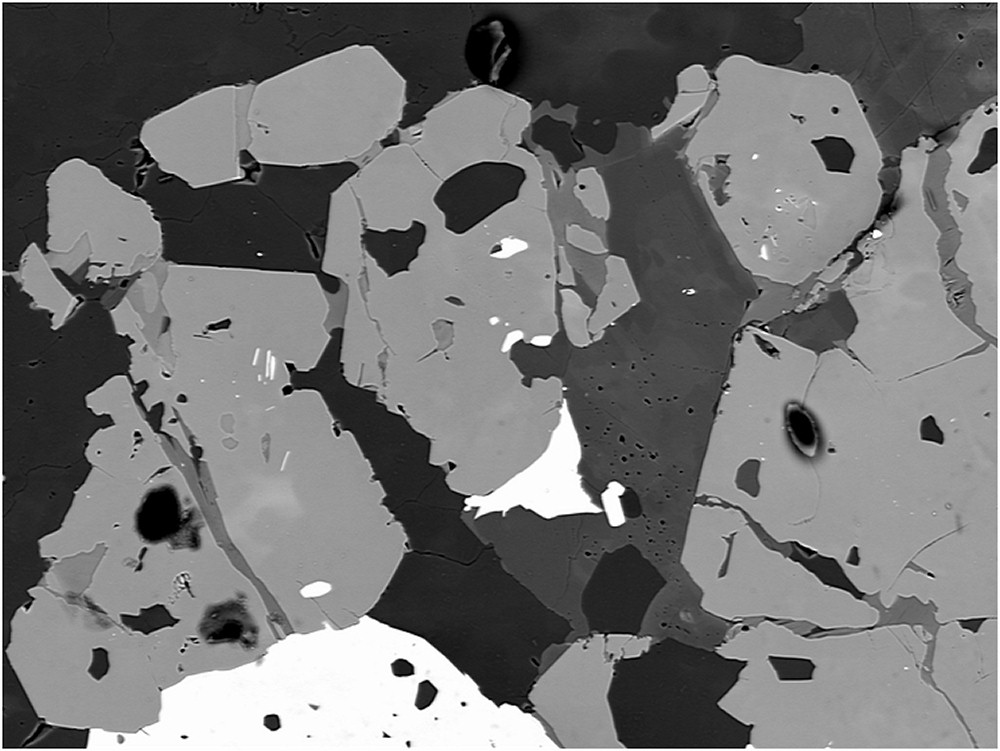
#> input picture Images/BSE_Image.jpg, 1000 x 751 px, found by its file name
$ jupyter execute Edge_Filters.ipynb
#> lines starting #> are read from the running program, lines starting #| are printed output that depends on the picture; after the words box and inside, x2 and y2 are one past the last pixel; in counts of white or black regions, pixels touching at a corner belong together
<a href="https://colab.research.google.com/github/Manan1811/Image-Operations-Edge-Filters/blob/master/Edge_Filters.ipynb" target="_parent"></a>

[cell 1]
from google.colab import drive
drive.mount('/content/drive')

[cell 2]
from skimage import io, filters, feature
import matplotlib.pyplot as plt
from skimage.color import rgb2gray
import cv2
import numpy as np


img = cv2.imread('/content/drive/My Drive/BSE_Image.jpg', 0)
#> img is the input picture: shape (751, 1000); min 0, max 255, mean 115.2

#Edge detection
from skimage.filters import roberts, sobel, scharr, prewitt, farid
roberts_img = roberts(img)
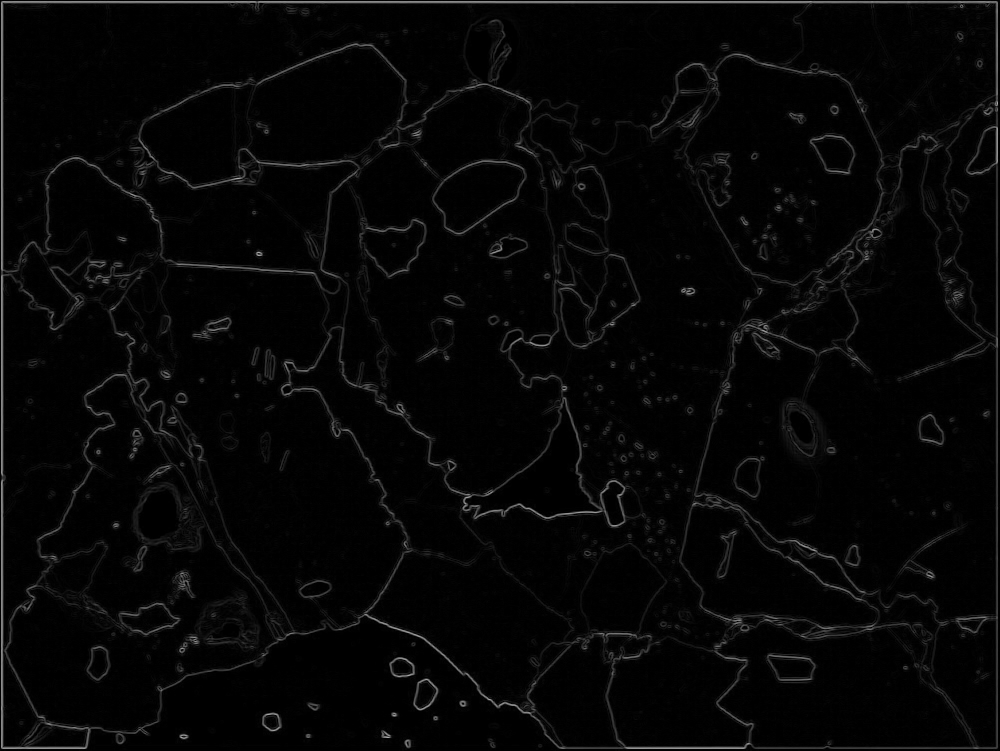
#> roberts_img: shape (751, 1000) float64; min 0, max 0.682, mean 0.0264
sobel_img = sobel(img)
scharr_img = scharr(img)
prewitt_img = prewitt(img)
farid_img = farid(img)
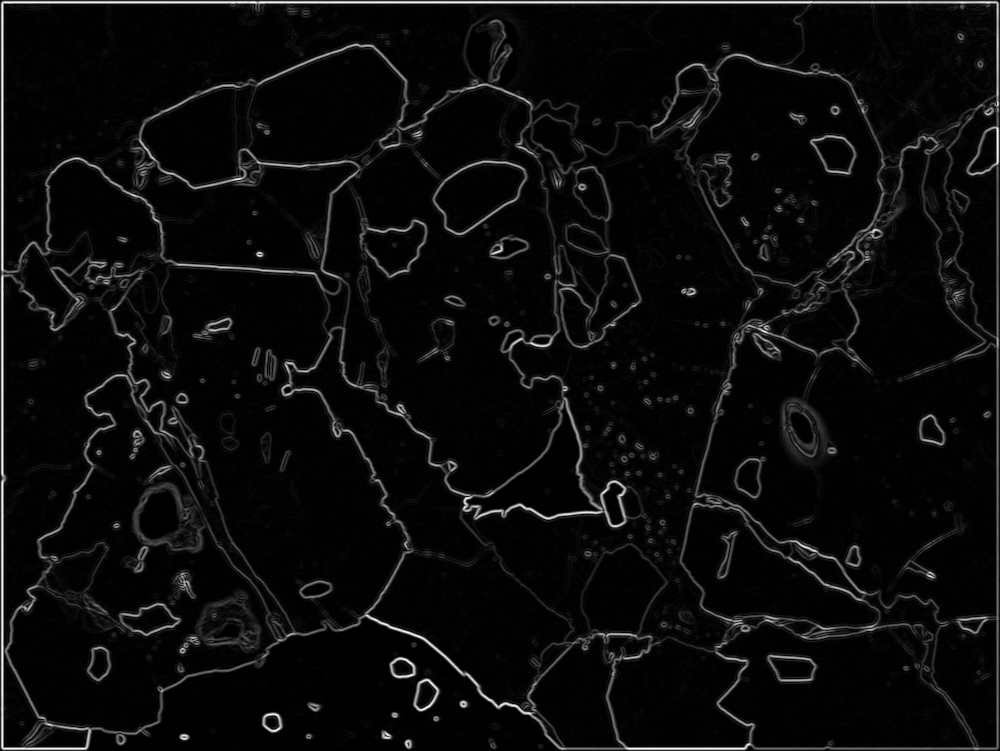
#> farid_img: shape (751, 1000) float64; min 0, max 0.27, mean 0.0128; drawn with min black and max white
plt.figure(figsize=(20,10))
plt.imshow(img, 'gray')
plt.title('Original', fontweight='bold', fontsize=30, color='r')
plt.show()

[cell 3]
plt.imshow(roberts_img, 'gray')
plt.title('Roberts',fontweight='bold', fontsize=30, color='r')
plt.show()

[cell 4]
plt.imshow(sobel_img, 'gray')
plt.title('Sobel', fontweight='bold', fontsize=30, color='r')
plt.show()

[cell 5]
plt.imshow(scharr_img, 'gray')
plt.title('Scharr', fontweight='bold', fontsize=30, color='r')
plt.show()

[cell 6]
plt.imshow(prewitt_img, 'gray')
plt.title('Prewitt', fontweight='bold', fontsize=30, color='r')
plt.show()

[cell 7]
plt.imshow(farid_img, 'gray')
plt.title('Farid', fontweight='bold', fontsize=30, color='r')
plt.show()

[cell 8]
canny = cv2.Canny(img,50,80)
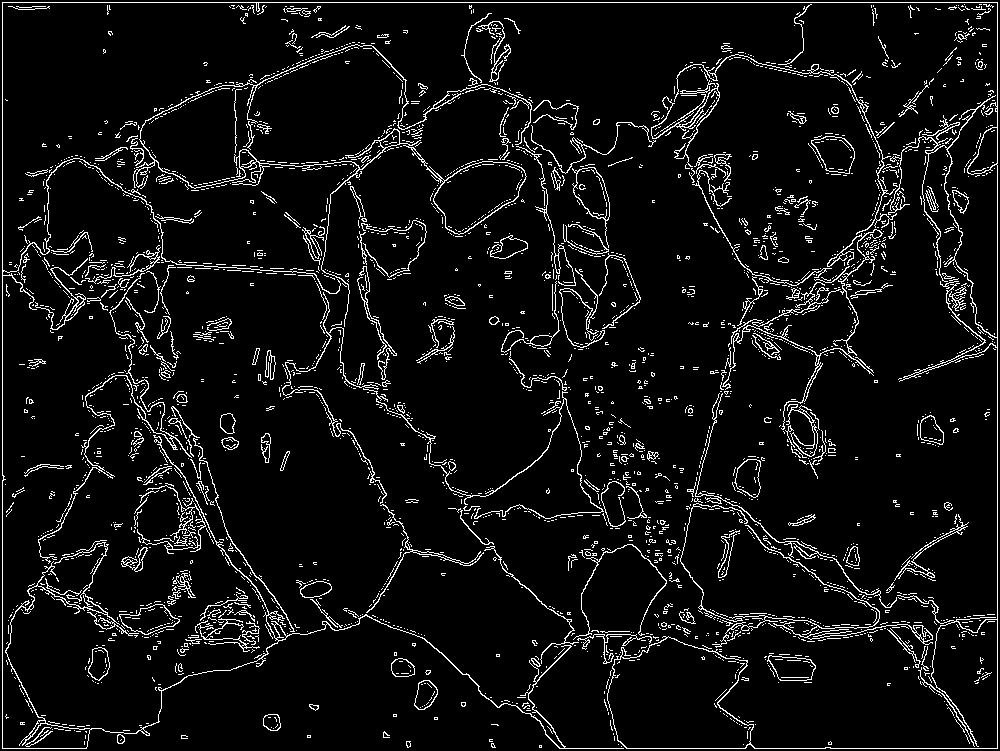
#> canny: shape (751, 1000); 6.5% white in thin lines or dots

#Autocanny
sigma = 0.3
median = np.median(img)
#> median = 148

# apply automatic Canny edge detection using the computed median
lower = int(max(0, (1.0 - sigma) * median))
#> lower = 103
upper = int(min(255, (1.0 + sigma) * median))
#> upper = 192
auto_canny = cv2.Canny(img, lower, upper)
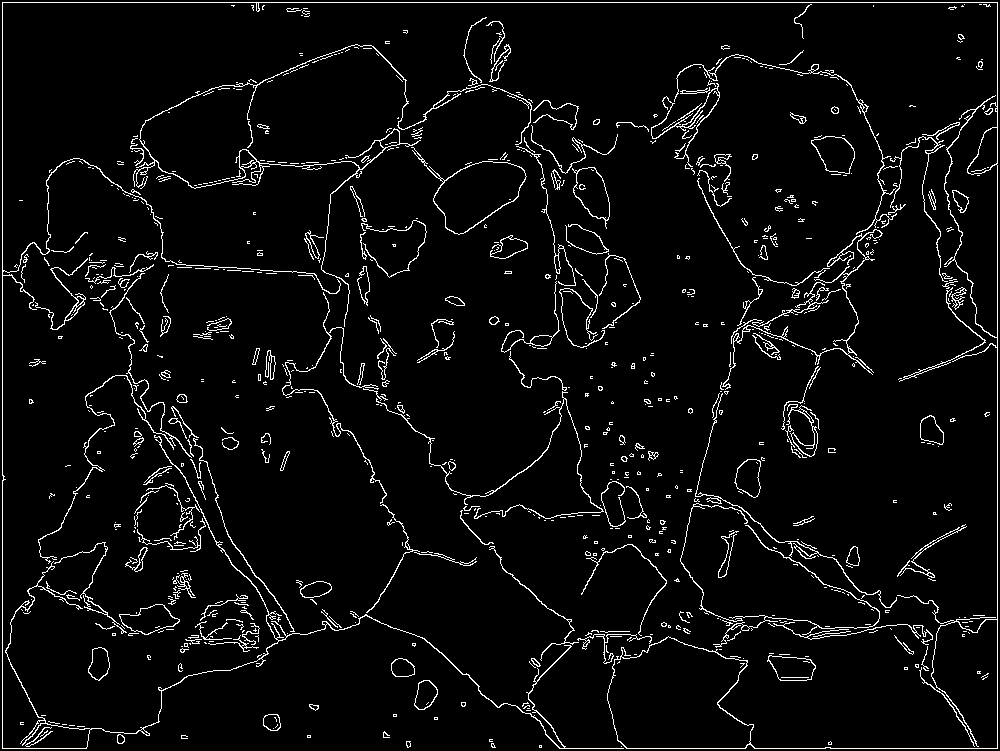
#> auto_canny: shape (751, 1000); 4.6% white in thin lines or dots

$ run again, with Images/black.jpeg copied over Images/BSE_Image.jpg
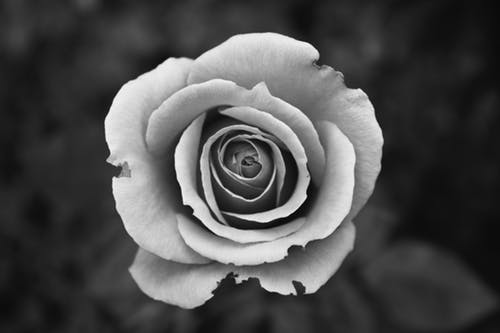
#> input picture Images/black.jpeg, 500 x 333 px, found by its file name
#> img is the input picture: shape (333, 500); min 0, max 255, mean 76.5
#> `canny = cv2.Canny(img,50,80)`:
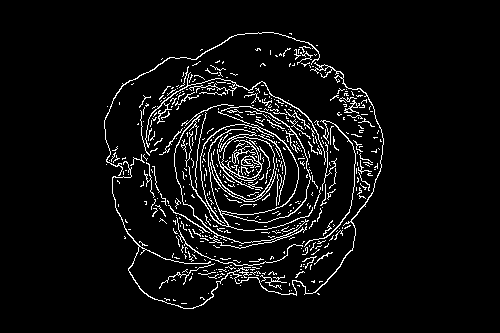
#> canny: shape (333, 500); 5.6% white in thin lines or dots, all inside (x1, y1, x2, y2) = (104, 32, 384, 309)
#> median = 47
#> lower = 32
#> upper = 61
#> `auto_canny = cv2.Canny(img, lower, upper)`:
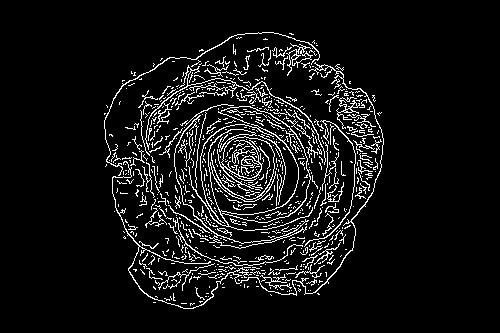
#> auto_canny: shape (333, 500); 7.4% white in thin lines or dots, all inside (x1, y1, x2, y2) = (104, 32, 384, 309)
